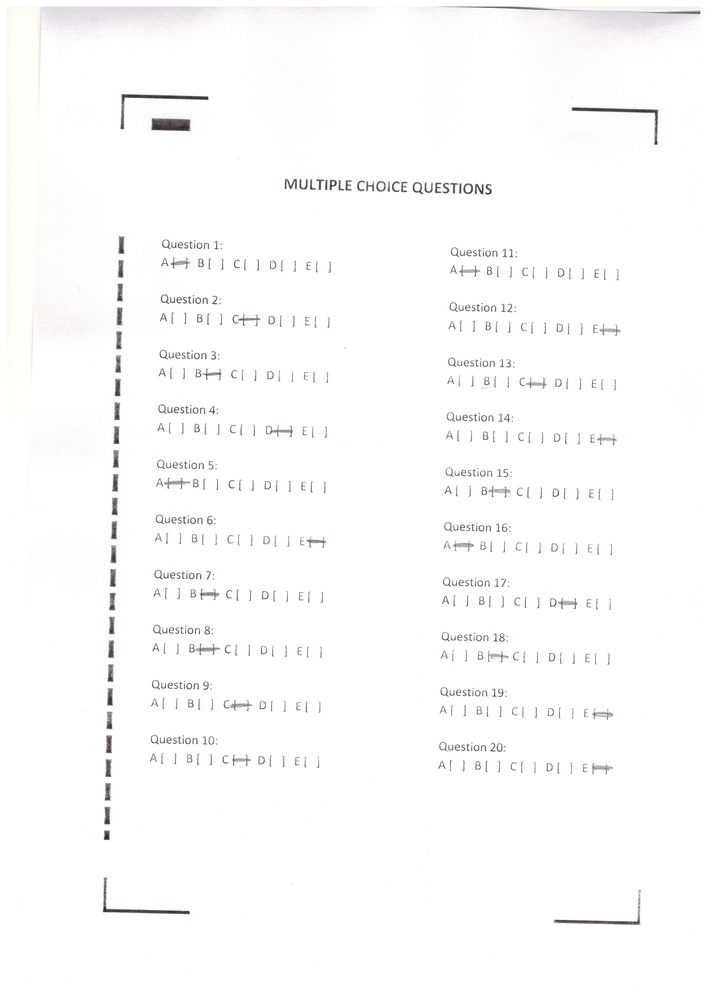
#> input picture omr/test/Scan_20161108_200045.jpg, 707 x 999 px, shrunk from 2481 x 3507 before the run
$ python -i main.py   (imports and definitions only)
#> lines starting #> are read from the running program, lines starting #| are printed output that depends on the picture; after the words box and inside, x2 and y2 are one past the last pixel; in counts of white or black regions, pixels touching at a corner belong together
#> further down, picture is the input picture: shape (999, 707, 3); mean B, G, R 251.4, 251.5, 251.7
import cv2


def binarise_image(image, threshold=200, maxValue=255):
    # converts image to grey
#> called with threshold = 200, maxValue = 255
    gray_image = cv2.cvtColor(image, cv2.COLOR_BGR2GRAY)

    # Binarised
    th, dst = cv2.threshold(gray_image, threshold, maxValue, cv2.THRESH_BINARY);
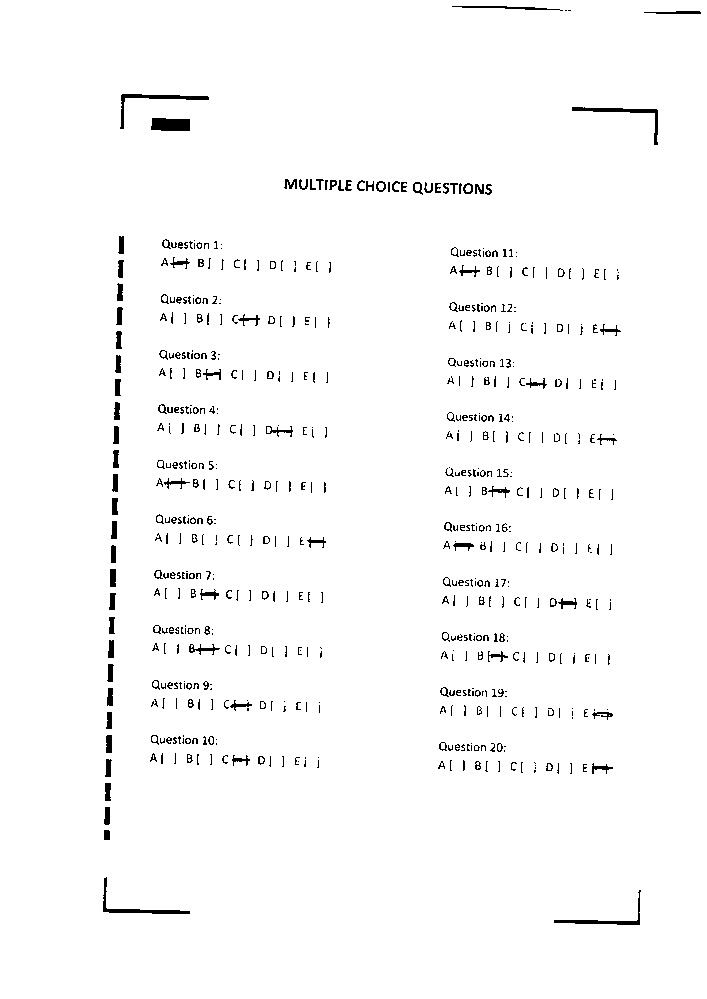
#> dst: shape (999, 707); 97.8% white; 633 black regions (389 under 20 px), largest, box (x1, y1, x2, y2) and area: (151, 118, 190, 131) 465, (120, 94, 209, 129) 432, (572, 107, 658, 145) 428
#> th = 200

    return dst


def edge_detect(image, lower=75, upper=200):
    # converts image to black and white
    binary = binarise_image(image)

    # canny edge detect algorithm
    blurred = cv2.GaussianBlur(binary, (5, 5), 0)
    edges = cv2.Canny(blurred, lower, upper)
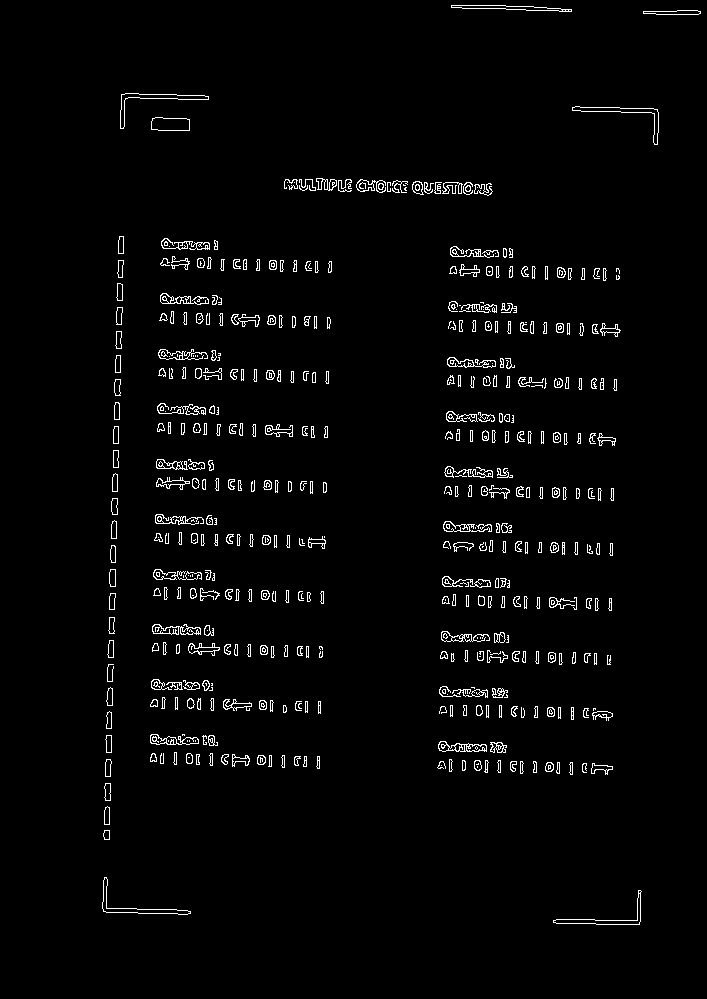
#> edges: shape (999, 707); 2.5% white in thin lines or dots, all inside (x1, y1, x2, y2) = (102, 5, 701, 925)

    return edges

# todo: have program detect border of question paper and rotate and crop appropriately

>>> import cv2
>>> picture = cv2.imread('Scan_20161108_200045.jpg')
>>> result = edge_detect(picture)

$ run again, on omr/test/side bar.jpg
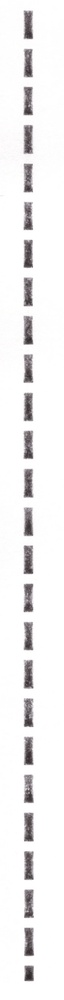
#> input picture omr/test/side bar.jpg, 64 x 1000 px, shrunk from 139 x 2185 before the run
#> picture is the input picture: shape (1000, 64, 3); mean B, G, R 241, 240.5, 241.4
#> in binarise_image, `th, dst = cv2.threshold(gray_image, threshold, maxValue, cv2.THRESH_BI..`:
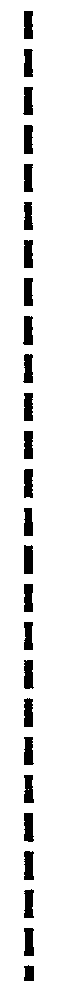
#> dst: shape (1000, 64); 90.5% white; 26 black regions, largest, box (x1, y1, x2, y2) and area: (24, 545, 33, 574) 254, (24, 813, 34, 842) 252, (24, 851, 34, 880) 251
#> th = 200
#> in edge_detect, `edges = cv2.Canny(blurred, lower, upper)`:
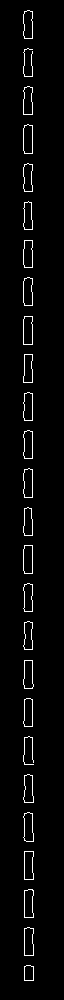
#> edges: shape (1000, 64); 2.8% white in thin lines or dots, all inside (x1, y1, x2, y2) = (23, 10, 34, 981)
